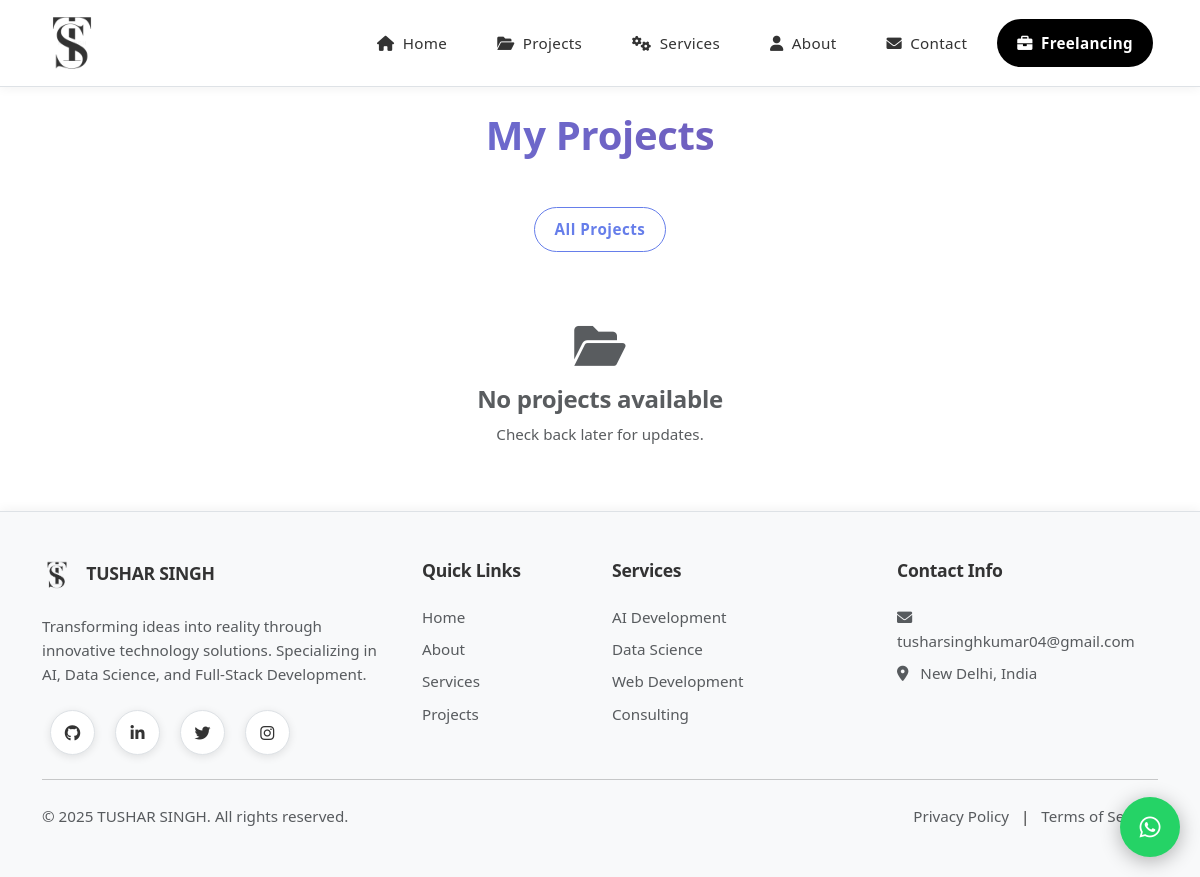
Before: /projects/?category=2 with the older database file.
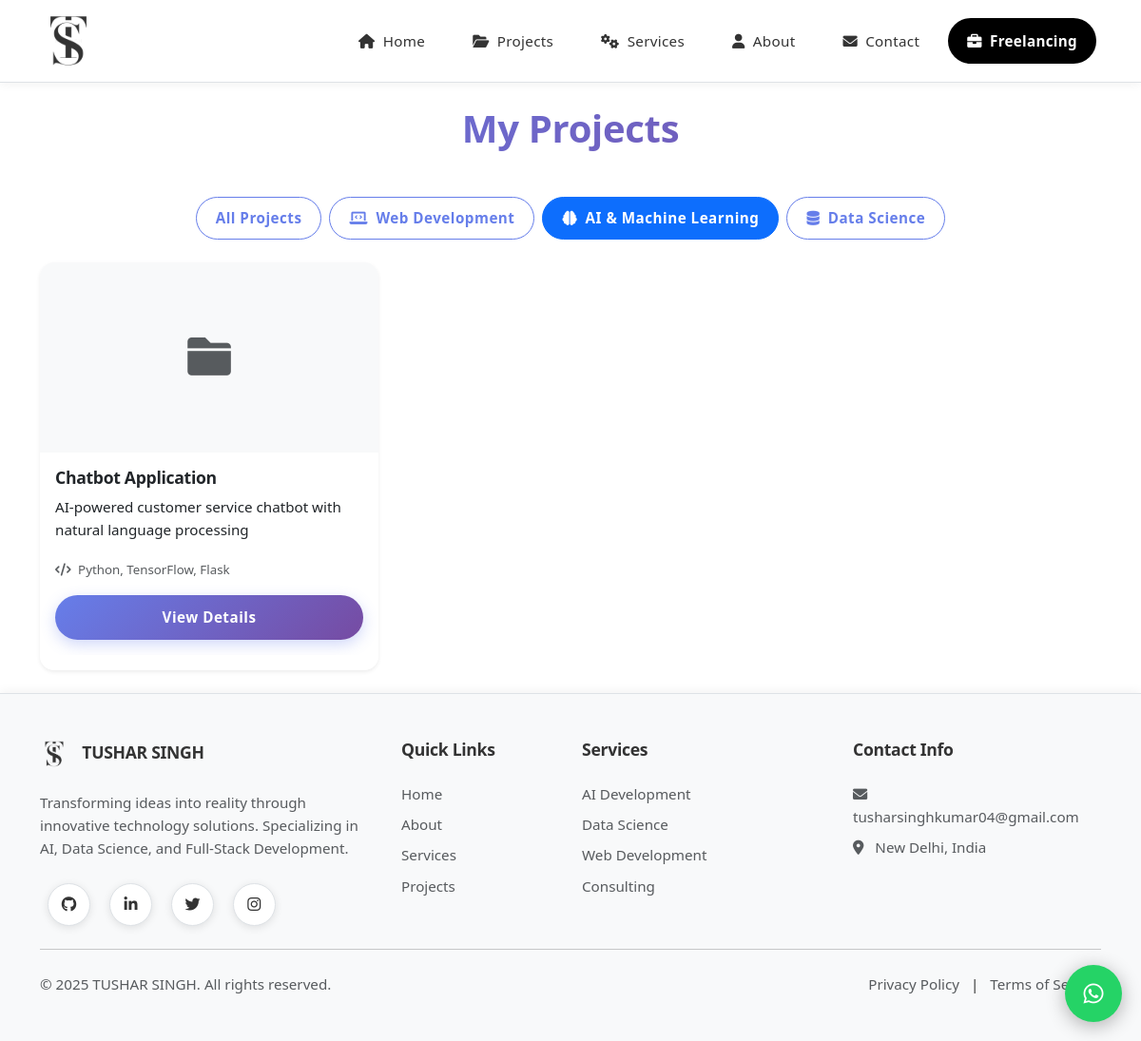
After: the same page with the newer database file.
### projects/models.py (models this page shows, shortened)
class ProjectCategory(models.Model):
    name = models.CharField(max_length=100)
    icon_class = models.CharField(max_length=100, default='fas fa-folder')
    class Meta:
        verbose_name_plural = "Project Categories"

class Project(models.Model):
    title = models.CharField(max_length=200)
    description = models.TextField()
    category = models.ForeignKey(ProjectCategory, on_delete=models.CASCADE)
    technologies = models.CharField(max_length=300)
    image = models.ImageField(upload_to='projects/', blank=True, null=True)
    image_url = models.URLField(blank=True, null=True)
    github_url = models.URLField(blank=True, null=True)
    live_url = models.URLField(blank=True, null=True)
    date_created = models.DateTimeField(auto_now_add=True)
    order = models.IntegerField(default=1, blank=True, null=True)
    class Meta:
        ordering = ['order', '-date_created']

### projects/views.py (the view)
# urls.py: path('', views.index, name='about'),
def index(request):
    categories = ProjectCategory.objects.all()
    projects = Project.objects.all()
    category_id = request.GET.get('category')
    if category_id:
        projects = projects.filter(category_id=category_id)
    context = {
        'categories': categories,
        'projects': projects,
        'selected_category': category_id,
    }
    return render(request, 'projects/index.html', context)

### templates/projects/index.html (shortened to what this page needs)
{% extends 'base.html' %}
{% load static %}
{% block content %}
<div class="container mt-4">
    <div class="row">
        <div class="col-12">
            <h1 class="text-center mb-5">My Projects</h1>
        </div>
    </div>
    <div class="row mb-4">
        <div class="col-12">
            <div class="d-flex flex-wrap justify-content-center gap-2">
                <a href="{% url 'projects:projects' %}" class="btn btn-outline-primary {% if not selected_category %}active{% endif %}">All Projects</a>
                {% for category in categories %}
                <a href="?category={{ category.id }}" class="btn btn-outline-primary {% if selected_category|add:'0' == category.id %}active{% endif %}">
                    <i class="{{ category.icon_class }} me-1"></i> {{ category.name }}
                </a>
                {% endfor %}
            </div>
        </div>
    </div>
    <div class="row">
        {% if projects %}
            {% for project in projects %}
            <div class="col-lg-4 col-md-6 mb-4">
                <div class="card h-100 border-0 shadow-sm hover-lift">
                    {% if project.image %}
                    <img src="{{ project.image.url }}" class="card-img-top" alt="{{ project.title }}" style="height: 200px; object-fit: cover;">
                    {% elif project.image_url %}
                    <img src="{{ project.image_url }}" class="card-img-top" alt="{{ project.title }}" style="height: 200px; object-fit: cover;">
                    {% else %}
                    <div class="bg-light d-flex align-items-center justify-content-center" style="height: 200px;">
                        <i class="fas fa-folder fa-3x text-muted"></i>
                    </div>
                    {% endif %}
                    <div class="card-body d-flex flex-column">
                        <h5 class="card-title">{{ project.title }}</h5>
                        <p class="card-text flex-grow-1">{{ project.description|truncatewords:20 }}</p>
                        <div class="mb-3">
                            <small class="text-muted">
                                <i class="fas fa-code me-1"></i> {{ project.technologies }}
                            </small>
                        </div>
                        <div class="mt-auto">
                            <a href="{% url 'projects:project_detail' project.id %}" class="btn btn-primary w-100">View Details</a>
                        </div>
                    </div>
                    <div class="card-footer bg-white border-0">
                    </div>
                </div>
            </div>
            {% endfor %}
        {% else %}
            <div class="col-12">
                <div class="text-center py-5">
                    <i class="fas fa-folder-open fa-3x text-muted mb-3"></i>
                    <h3 class="text-muted">No projects available</h3>
                    <p class="text-muted">Check back later for updates.</p>
                </div>
            </div>
        {% endif %}
    </div>
</div>
{% endblock %}

### templates/base.html (shortened to what this page needs)
<!DOCTYPE html>
<html lang="en">
  <head>
    {% load static %}
    <link
      href="https://cdn.jsdelivr.net/npm/bootstrap@5.3.0/dist/css/bootstrap.min.css"
      rel="stylesheet"
    />
    <link
      rel="stylesheet"
      href="https://cdnjs.cloudflare.com/ajax/libs/font-awesome/6.0.0-beta3/css/all.min.css"
    />
  </head>
  <body>
    <nav class="navbar navbar-expand-lg navbar-light bg-light sticky-top">
      <div class="container">
        <a class="navbar-brand fw-bold" href="{% url 'home' %}">
          <img src="{% static 'Image/Logo4.png' %}" alt="TUSHAR SINGH" style="height: 60px; width: auto; margin-right: 10px;">
        </a>
        <div class="collapse navbar-collapse" id="navbarNav">
          <ul class="navbar-nav ms-auto">
            <li class="nav-item">
              <a class="nav-link rounded-pill" href="{% url 'home' %}">
                <i class="fas fa-home me-1"></i> Home
              </a>
            </li>
            <li class="nav-item">
              <a class="nav-link rounded-pill" href="{% url 'projects:projects' %}">
                <i class="fas fa-folder-open me-1"></i> Projects
              </a>
            </li>
            <li class="nav-item">
              <a class="nav-link rounded-pill" href="{% url 'services' %}">
                <i class="fas fa-cogs me-1"></i> Services
              </a>
            </li>
            <li class="nav-item">
              <a class="nav-link rounded-pill" href="{% url 'about' %}">
                <i class="fas fa-user me-1"></i> About
              </a>
            </li>
            <li class="nav-item">
              <a class="nav-link rounded-pill" href="{% url 'contact' %}">
                <i class="fas fa-envelope me-1"></i> Contact
              </a>
            </li>
            <li class="nav-item">
              <a class="nav-link rounded-pill freelancing-highlight" href="{% url 'freelancing' %}">
                <i class="fas fa-briefcase me-1"></i> Freelancing
              </a>
            </li>
          </ul>
        </div>
      </div>
    </nav>
    <main class="flex-shrink-0">
      {% block content %}{% endblock %}
    </main>
    <footer class="footer mt-auto py-5">
      <div class="container">
        <div class="row">
          <div class="col-md-4 mb-4 mb-md-0">
            <h5 class="fw-bold mb-4">
              <img src="{% static 'Image/Logo4.png' %}" alt="TUSHAR SINGH" style="height: 30px; width: auto; margin-right: 10px;">
              TUSHAR SINGH
            </h5>
            <p class="text-muted">
              Transforming ideas into reality through innovative technology solutions.
              Specializing in AI, Data Science, and Full-Stack Development.
            </p>
            <div class="mt-4">
              <a href="#" class="social-icon">
                <i class="fab fa-github"></i>
              </a>
              <a href="#" class="social-icon">
                <i class="fab fa-linkedin-in"></i>
              </a>
              <a href="#" class="social-icon">
                <i class="fab fa-twitter"></i>
              </a>
              <a href="#" class="social-icon">
                <i class="fab fa-instagram"></i>
              </a>
            </div>
          </div>
          <div class="col-md-2 mb-4 mb-md-0">
            <h5 class="fw-bold mb-4">Quick Links</h5>
            <ul class="list-unstyled">
              <li class="mb-2">
                <a href="{% url 'home' %}" class="text-decoration-none text-muted">Home</a>
              </li>
              <li class="mb-2">
                <a href="{% url 'about' %}" class="text-decoration-none text-muted">About</a>
              </li>
              <li class="mb-2">
                <a href="{% url 'services' %}" class="text-decoration-none text-muted">Services</a>
              </li>
              <li class="mb-2">
                <a href="{% url 'projects:projects' %}" class="text-decoration-none text-muted">Projects</a>
              </li>
            </ul>
          </div>
          <div class="col-md-3 mb-4 mb-md-0">
            <h5 class="fw-bold mb-4">Services</h5>
            <ul class="list-unstyled">
              <li class="mb-2">
                <a href="#" class="text-decoration-none text-muted">AI Development</a>
              </li>
              <li class="mb-2">
                <a href="#" class="text-decoration-none text-muted">Data Science</a>
              </li>
              <li class="mb-2">
                <a href="#" class="text-decoration-none text-muted">Web Development</a>
              </li>
              <li class="mb-2">
                <a href="#" class="text-decoration-none text-muted">Consulting</a>
              </li>
            </ul>
          </div>
          <div class="col-md-3">
            <h5 class="fw-bold mb-4">Contact Info</h5>
            <ul class="list-unstyled">
              <li class="mb-2 text-muted">
                <i class="fas fa-envelope me-2"></i> tusharsinghkumar04@gmail.com
              </li>
              <li class="mb-2 text-muted">
                <i class="fas fa-map-marker-alt me-2"></i> New Delhi, India
              </li>
            </ul>
          </div>
        </div>
        <hr class="my-4" />
        <div class="row">
          <div class="col-md-6 text-center text-md-start">
            <p class="text-muted mb-md-0">
              &copy; 2025 TUSHAR SINGH. All rights reserved.
            </p>
          </div>
          <div class="col-md-6 text-center text-md-end">
            <ul class="list-inline mb-0">
              <li class="list-inline-item">
                <a href="#" class="text-decoration-none text-muted">Privacy Policy</a>
              </li>
              <li class="list-inline-item">|</li>
              <li class="list-inline-item">
                <a href="#" class="text-decoration-none text-muted">Terms of Service</a>
              </li>
            </ul>
          </div>
        </div>
      </div>
    </footer>
    <div class="floating-buttons">
      <button class="floating-button whatsapp-button" title="Contact on WhatsApp" onclick="openWhatsApp()">
        <i class="fab fa-whatsapp"></i>
      </button>
    </div>
  </body>
</html>

Changed rows visible on the page:
added ProjectCategory: name "Web Development"
added ProjectCategory: name "AI & Machine Learning"
added ProjectCategory: name "Data Science"
now on this page (row edited): Project: title "Chatbot Application", description "AI-powered customer service chatbot with natural language processing", technologies "Python, TensorFlow, Flask"
Other visible differences:
text no longer shown: "No projects available Check back later for updates."
